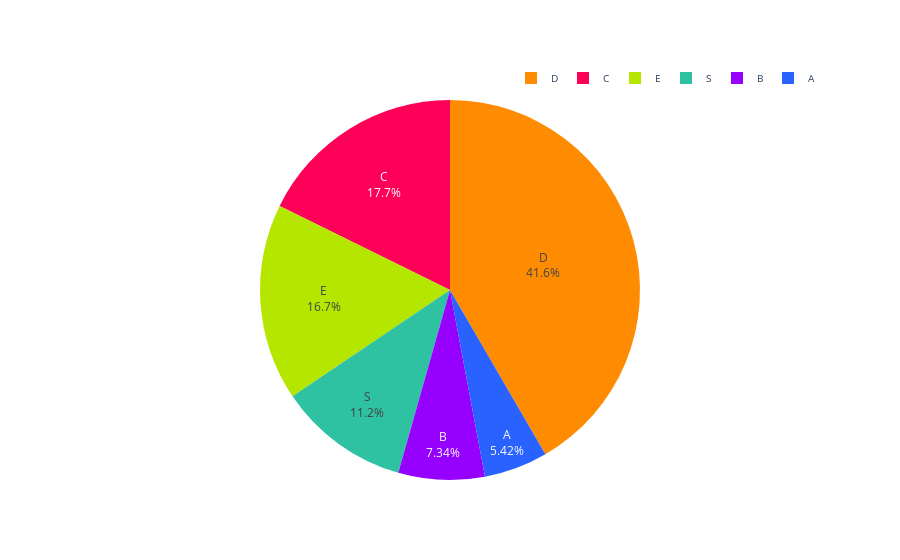

Here is the notebook cell this chart was saved with:
### Code cell
segmentos = resultados['segmento']
porcentajes_totales = resultados['porcentaje_del_total']

# Definir los colores por clase
colores = ['#2962ff', '#9500ff', '#ff0059', '#ff8c00', '#b4e600', '#2EC2A2','#E50CB6','#4225CF','#2CBA4D']

fig = go.Figure(data=[go.Pie(labels=segmentos, values=porcentajes_totales, marker=dict(colors=colores))])
fig.update_traces(textinfo='percent+label', textposition='inside')
fig.update_layout(
   yaxis=dict(
            # title='Rango de Edad', 
            gridcolor='#dddcda', # Color de las líneas que dividen los rangos del eje Y
        ),
        legend=dict(
            font_size=10,
            orientation='h',  # Orientación horizontal de la leyenda
            yanchor='bottom',  # Anclar al borde inferior
            y=1.02,  # Colocar la leyenda justo debajo del gráfico
            xanchor='right',
            x=1
            ),
        
        plot_bgcolor='rgba(0,0,0,0)',  # Color de fondo del gráfico
)

# Exportar gráfica como archivo HTML
def guardar_grafico_como_html(fig, nombre_archivo, carpeta='graficas'):
    # Crear la carpeta si no existe
    if not os.path.exists(carpeta):
        os.makedirs(carpeta)
    
    # Gráfica como archivo HTML en la carpeta especificada
    pio.write_html(fig, f'{carpeta}/{nombre_archivo}.html')
    # pio.write_html(fig, f'{carpeta}/{nombre_archivo}.png')

guardar_grafico_como_html(fig, 'g_pie_dist_propiedades_segmento_tulancingo_2023', carpeta='graficas')

fig.show()

### Figure 1 — Plotly figure (JSON) as saved in the notebook; plotly's stock layout.template omitted (floating-point values rounded to 4 significant figures)
{"data": [{"labels": ["A", "B", "C", "D", "E", "S"], "marker": {"colors": ["#2962ff", "#9500ff", "#ff0059", "#ff8c00", "#b4e600", "#2EC2A2", "#E50CB6", "#4225CF", "#2CBA4D"]}, "textinfo": "percent+label", "textposition": "inside", "type": "pie", "values": [5.423, 7.337, 17.7, 41.63, 16.75, 11.16]}], "layout": {"legend": {"font": {"size": 10}, "orientation": "h", "x": 1, "xanchor": "right", "y": 1.02, "yanchor": "bottom"}, "plot_bgcolor": "rgba(0,0,0,0)", "yaxis": {"gridcolor": "#dddcda"}}}
